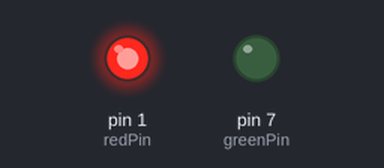
Bench run of a sketch on a simulated Arduino Uno, built with avr-gcc and run on an emulated ATmega328P. Parts: output pins drawn as LEDs (lit = HIGH).

Above: at 0.6 s.
At 2.5 s:
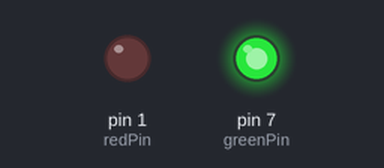
Timing chart, 0 to 6.7 s (numbered marks = the images above):
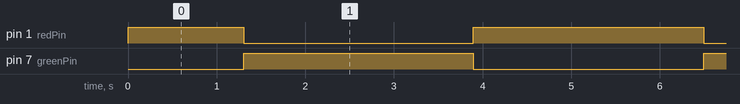

Measured:
- by itself, pin 1 (redPin): repeats every 5.2 s: LOW 2.6 s, HIGH 2.6 s
- by itself, pin 7 (greenPin): alternates HIGH for 2.6 s and LOW for 2.6 s

The sketch:

shuangseLED.ino
```cpp
// const int redPin = 9;    // 红色LED连接到数字引脚9
// const int greenPin = 10; // 绿色LED连接到数字引脚10

// void setup() {
//   pinMode(redPin, OUTPUT);   // 将红色引脚设置为输出模式
//   pinMode(greenPin, OUTPUT); // 将绿色引脚设置为输出模式
// }

// void loop() {
//   digitalWrite(redPin, HIGH);   // 点亮红色LED
//   digitalWrite(greenPin, LOW);  // 关闭绿色LED
//   delay(1000);                  // 等待1秒钟

//   digitalWrite(redPin, LOW);    // 关闭红色LED
//   digitalWrite(greenPin, HIGH); // 点亮绿色LED
//   delay(1000);                  // 等待1秒钟
// }

const int redPin = 1;
const int greenPin = 7;
int val = 0;

void setup() {
  pinMode(redPin, OUTPUT);
  pinMode(greenPin, OUTPUT);
}

void loop() {
  for (val = 255; val > 0; val--)
  {
    analogWrite(redPin, val);
    analogWrite(greenPin, 255-val);
    Serial.println(val, DEC);
    delay(10);
  }
    for (val = 0; val < 255; val++)
  {
    analogWrite(redPin, val);
    analogWrite(greenPin, 255-val);
    Serial.println(val, DEC);
    delay(10);
  }

}
```
